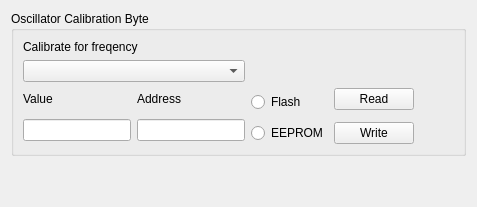
      <widget class="QWidget" name="tabAdvanced">
       <attribute name="icon">
        <iconset resource="icons/icons.qrc">
         <normaloff>:/preferences-system.svg</normaloff>:/preferences-system.svg</iconset>
       </attribute>
       <attribute name="title">
        <string>Advanced</string>
       </attribute>
       <layout class="QVBoxLayout" name="verticalLayout_9">
        <item>
         <widget class="QGroupBox" name="groupBoxOscal">
          <property name="title">
           <string>Oscillator Calibration Byte</string>
          </property>
          <layout class="QGridLayout" name="gridLayout_3">
           <item row="0" column="0" colspan="2">
            <widget class="QLabel" name="labelCalibrateFreq">
             <property name="text">
              <string>Calibrate for freqency</string>
             </property>
            </widget>
           </item>
           <item row="1" column="0" colspan="2">
            <widget class="QComboBox" name="comboBoxOscalFreq"/>
           </item>
           <item row="2" column="0">
            <widget class="QLabel" name="label_2">
             <property name="text">
              <string>Value</string>
             </property>
            </widget>
           </item>
           <item row="2" column="1">
            <widget class="QLabel" name="label_3">
             <property name="text">
              <string>Address</string>
             </property>
            </widget>
           </item>
           <item row="2" column="2" rowspan="2">
            <widget class="QRadioButton" name="radioButtonFlash">
             <property name="text">
              <string>Flash</string>
             </property>
            </widget>
           </item>
           <item row="2" column="3">
            <widget class="QPushButton" name="pushButtonReadOscal">
             <property name="text">
              <string>Read</string>
             </property>
            </widget>
           </item>
           <item row="3" column="0" rowspan="2">
            <widget class="QLineEdit" name="lineEditOscalValue"/>
           </item>
           <item row="3" column="1" rowspan="2">
            <widget class="QLineEdit" name="lineEditOscalAdress"/>
           </item>
           <item row="4" column="2">
            <widget class="QRadioButton" name="radioButtonEEPROM">
             <property name="text">
              <string>EEPROM</string>
             </property>
            </widget>
           </item>
           <item row="4" column="3">
            <widget class="QPushButton" name="pushButtonWriteOscal">
             <property name="text">
              <string>Write</string>
             </property>
            </widget>
           </item>
           <item row="2" column="4">
            <spacer name="horizontalSpacer_2">
             <property name="orientation">
              <enum>Qt::Horizontal</enum>
             </property>
             <property name="sizeHint" stdset="0">
              <size>
               <width>40</width>
               <height>20</height>
              </size>
             </property>
            </spacer>
           </item>
          </layout>
         </widget>
        </item>
        <item>
         <spacer name="verticalSpacer_4">
          <property name="orientation">
           <enum>Qt::Vertical</enum>
          </property>
          <property name="sizeHint" stdset="0">
           <size>
            <width>20</width>
            <height>40</height>
           </size>
          </property>
         </spacer>
        </item>
       </layout>
      </widget>
